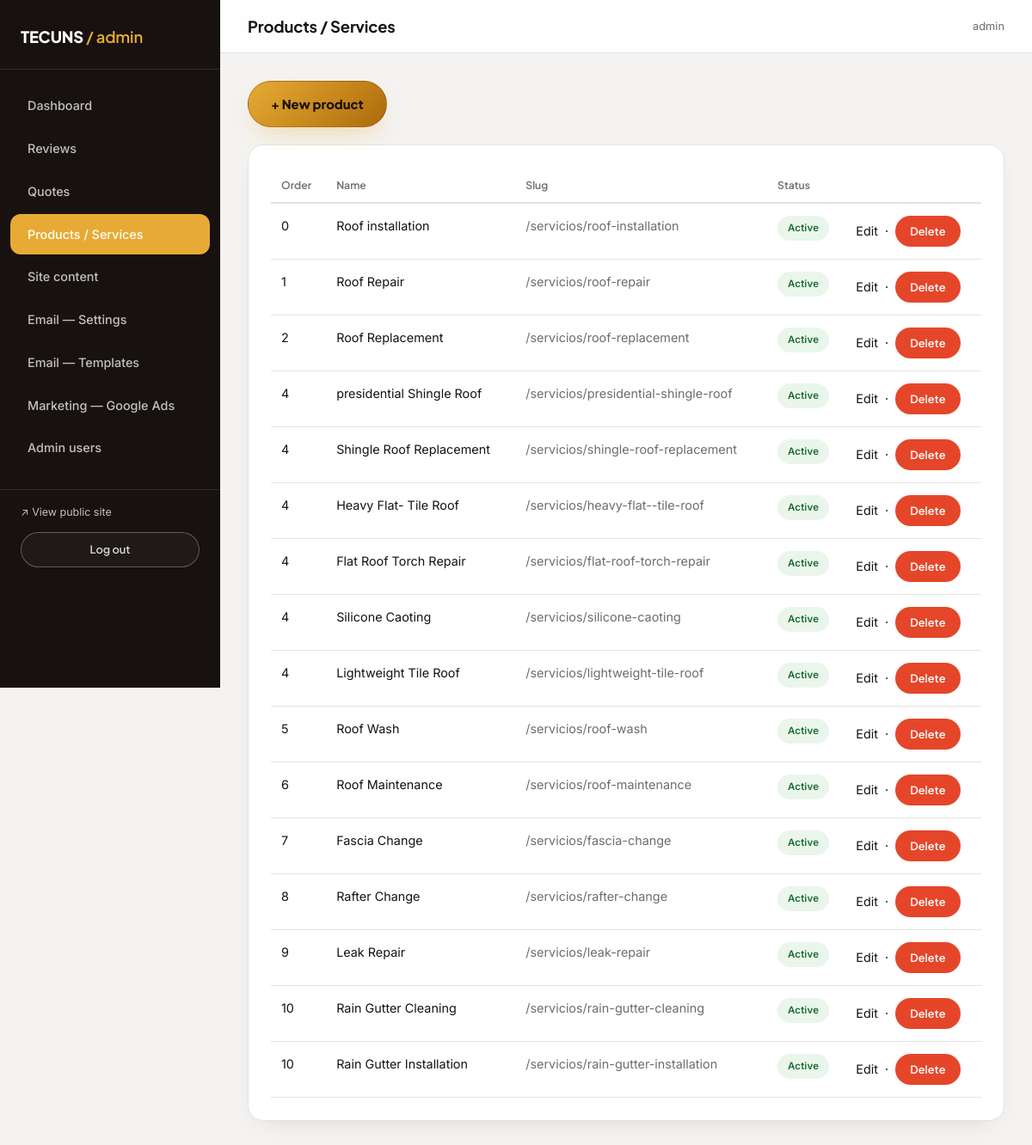
/admin/servicios (signed in), run on the app's committed database.
### models.py (models this page shows, shortened)
class Admin(UserMixin, db.Model):
    __tablename__ = "admins"
    id = db.Column(db.Integer, primary_key=True)
    username = db.Column(db.String(80), unique=True, nullable=False)
    password_hash = db.Column(db.String(255), nullable=False)
    is_superadmin = db.Column(db.Boolean, default=False)
    created_at = db.Column(db.DateTime, default=datetime.utcnow)

class Service(db.Model):
    __tablename__ = "services"
    id = db.Column(db.Integer, primary_key=True)
    slug = db.Column(db.String(120), unique=True, nullable=False)
    name = db.Column(db.String(150), nullable=False)
    short_description = db.Column(db.String(400))
    description = db.Column(db.Text)
    work_methods = db.Column(db.Text)  # métodos de trabajo: un ítem por línea
    image_path = db.Column(db.String(300))  # imagen de portada / fallback del hero
    video_path = db.Column(db.String(300))  # video opcional del hero (mp4/webm)
    order = db.Column(db.Integer, default=0)
    active = db.Column(db.Boolean, default=True)
    gallery_images = db.relationship(
        "ServiceGalleryImage",
        backref="service",
        cascade="all, delete-orphan",
        lazy=True,
        order_by="ServiceGalleryImage.sort_order",
    )

### admin_routes.py (the view)
@admin_bp.route("/servicios")
@login_required
def servicios():
    services = Service.query.order_by(Service.order).all()
    return render_template("admin/servicios.html", services=services)

### translations.py (called while the page is built)
def set_language():
    lang = request.cookies.get("lang")
    if lang not in SUPPORTED:
        lang = detect_lang()
    g.lang = lang

def detect_lang():
    accept = request.headers.get("Accept-Language", "")
    primary = accept.split(",")[0].strip().lower()
    code = primary.split(";")[0].split("-")[0].strip()
    return ES if code == ES else EN

def localize(obj, fields):
    lang = getattr(g, "lang", DEFAULT)
    if lang == DEFAULT or not obj:
        return obj
    texts = [getattr(obj, f) for f in fields
             if getattr(obj, f, None) and isinstance(getattr(obj, f), str)]
    mapping = translate_mapping(texts, lang)
    return Localized(obj, fields, mapping)

def localize_service(service):
    return localize(service, list(SERVICE_FIELDS))

### templates/admin/servicios.html (shortened to what this page needs)
{% extends "admin/base_admin.html" %}
{% block page_title %}Products / Services{% endblock %}
{% block admin_content %}
<a href="{{ url_for('admin.nuevo_servicio') }}" class="btn btn-rust" style="margin-bottom:20px;">+ New product</a>
<div class="card-panel">
  {% if services %}
  <table class="admin-table">
    <thead><tr><th>Order</th><th>Name</th><th>Slug</th><th>Status</th><th></th></tr></thead>
    <tbody>
      {% for s in services %}
      <tr>
        <td>{{ s.order }}</td>
        <td>{{ s.name }}</td>
        <td class="text-steel">/servicios/{{ s.slug }}</td>
        <td>{% if s.active %}<span class="badge badge-cotizado">Active</span>{% else %}<span class="badge badge-rechazado">Hidden</span>{% endif %}</td>
        <td>
          <a href="{{ url_for('admin.editar_servicio', service_id=s.id) }}" class="link">Edit</a>
          &nbsp;·&nbsp;
          <form class="inline-form" method="POST" action="{{ url_for('admin.eliminar_servicio', service_id=s.id) }}" onsubmit="return confirm('Delete this product?');">
            <button type="submit" class="btn btn-danger btn-sm">Delete</button>
          </form>
        </td>
      </tr>
      {% endfor %}
    </tbody>
  </table>
  {% else %}
    <p class="text-steel mb-0">No products registered yet.</p>
  {% endif %}
</div>
{% endblock %}

### templates/admin/base_admin.html (shortened to what this page needs)
<!doctype html>
<html lang="en">
<head>
  <link rel="stylesheet" href="{{ url_for('static', filename='css/style.css') }}">
  <link rel="stylesheet" href="{{ url_for('static', filename='css/admin.css') }}">
</head>
<body class="admin-body">
  <div class="admin-shell">
    <aside class="admin-sidebar">
      <div class="admin-brand">TECUNS <span>/ admin</span></div>
      <nav class="admin-nav">
        <a href="{{ url_for('admin.dashboard') }}" class="{{ 'active' if request.endpoint == 'admin.dashboard' }}">Dashboard</a>
        <a href="{{ url_for('admin.resenas') }}" class="{{ 'active' if request.endpoint and request.endpoint.startswith('admin.') and 'resena' in request.endpoint }}">Reviews</a>
        <a href="{{ url_for('admin.cotizaciones') }}" class="{{ 'active' if request.endpoint and 'cotizacion' in request.endpoint }}">Quotes</a>
        <a href="{{ url_for('admin.servicios') }}" class="{{ 'active' if request.endpoint and 'servicio' in request.endpoint }}">Products / Services</a>
        <a href="{{ url_for('admin.contenido') }}" class="{{ 'active' if request.endpoint and 'contenido' in request.endpoint }}">Site content</a>
        <a href="{{ url_for('admin.config_correo') }}" class="{{ 'active' if request.endpoint == 'admin.config_correo' }}">Email — Settings</a>
        <a href="{{ url_for('admin.plantillas') }}" class="{{ 'active' if request.endpoint == 'admin.plantillas' }}">Email — Templates</a>
        <a href="{{ url_for('admin.config_marketing') }}" class="{{ 'active' if request.endpoint == 'admin.config_marketing' }}">Marketing — Google Ads</a>
        {% if current_user.is_superadmin %}
        <a href="{{ url_for('admin.usuarios') }}" class="{{ 'active' if request.endpoint and 'usuario' in request.endpoint }}">Admin users</a>
        {% endif %}
      </nav>
      <div class="admin-nav-foot">
        <a href="{{ url_for('public.index') }}" target="_blank" style="color:var(--silver); font-family:var(--font-mono); font-size:.78rem; display:block; margin-bottom:12px;">↗ View public site</a>
        <a href="{{ url_for('admin.logout') }}" class="btn btn-outline btn-sm btn-block">Log out</a>
      </div>
    </aside>
    <div class="admin-main">
      <div class="admin-topbar">
        <h1>{% block page_title %}Dashboard{% endblock %}</h1>
        <span class="text-steel" style="font-family:var(--font-mono); font-size:.8rem;">{{ current_user.username }}</span>
      </div>
      <div class="admin-content">
        {% block admin_content %}{% endblock %}
      </div>
    </div>
  </div>
</body>
</html>

### static/css/admin.css (style rules this page uses)
.admin-body { background:var(--offwhite); min-height:100vh; }
.admin-shell { display:flex; min-height:100vh; }
.admin-sidebar { width:256px; flex-shrink:0; background:var(--charcoal); color:var(--silver); padding:28px 0; position:sticky; top:0; height:100vh; overflow-y:auto; }
.admin-brand { font-family:var(--font-display); font-weight:800; color:var(--white); font-size:1.15rem; padding:0 24px 22px; border-bottom:1px solid var(--line); margin-bottom:18px; letter-spacing:-0.01em; }
.admin-brand span { color:var(--rust); font-weight:600; }
.admin-nav a { display:flex; align-items:center; gap:10px; padding:12px 20px; margin:2px 12px; border-radius:var(--radius-sm); font-family:var(--font-body); font-weight:500; font-size:.9rem; letter-spacing:0; text-transform:none; color:var(--silver); }
.admin-nav a.active { background:var(--rust); color:var(--white); }
.admin-nav-foot { margin-top:24px; padding:16px 24px 0; border-top:1px solid var(--line); }
.admin-main { flex:1; min-width:0; }
.admin-topbar { background:rgba(255,255,255,0.9); backdrop-filter:blur(10px); border-bottom:1px solid var(--line-dark); padding:20px 32px; display:flex; justify-content:space-between; align-items:center; position:sticky; top:0; z-index:10; }
.admin-topbar h1 { font-size:1.15rem; margin:0; text-transform:none; }
.admin-content { padding:32px; }
.card-panel { background:var(--white); border:1px solid var(--line-dark); border-radius:var(--radius); padding:26px; margin-bottom:24px; box-shadow:var(--shadow-soft); }
table.admin-table { width:100%; border-collapse:collapse; font-size:.9rem; }
table.admin-table th { text-align:left; font-family:var(--font-display); font-weight:600; font-size:.76rem; text-transform:none; letter-spacing:0; color:var(--steel); border-bottom:2px solid var(--line-dark); padding:10px 12px; }
table.admin-table td { padding:14px 12px; border-bottom:1px solid var(--line-dark); vertical-align:top; }
.btn-sm { padding:9px 16px; font-size:.8rem; }
.btn-danger { background:#E5462A; color:var(--white); }
.inline-form { display:inline; }

### data on the page
Admin: username "admin"
Service: order "0", name "Roof installation", slug "roof-installation", active "Active"
Service: order "1", name "Roof Repair", slug "roof-repair", active "Active"
Service: order "2", name "Roof Replacement", slug "roof-replacement", active "Active"
Service: order "4", name "presidential Shingle Roof", slug "presidential-shingle-roof", active "Active"
Service: order "4", name "Shingle Roof Replacement", slug "shingle-roof-replacement", active "Active"
Service: order "4", name "Heavy Flat- Tile Roof", slug "heavy-flat--tile-roof", active "Active"
Service: order "4", name "Flat Roof Torch Repair", slug "flat-roof-torch-repair", active "Active"
Service: order "4", name "Silicone Caoting", slug "silicone-caoting", active "Active"
Service: order "4", name "Lightweight Tile Roof", slug "lightweight-tile-roof", active "Active"
Service: order "5", name "Roof Wash", slug "roof-wash", active "Active"
Service: order "6", name "Roof Maintenance", slug "roof-maintenance", active "Active"
Service: order "7", name "Fascia Change", slug "fascia-change", active "Active"
Service: order "8", name "Rafter Change", slug "rafter-change", active "Active"
Service: order "9", name "Leak Repair", slug "leak-repair", active "Active"
Service: order "10", name "Rain Gutter Cleaning", slug "rain-gutter-cleaning", active "Active"
Service: order "10", name "Rain Gutter Installation", slug "rain-gutter-installation", active "Active"
